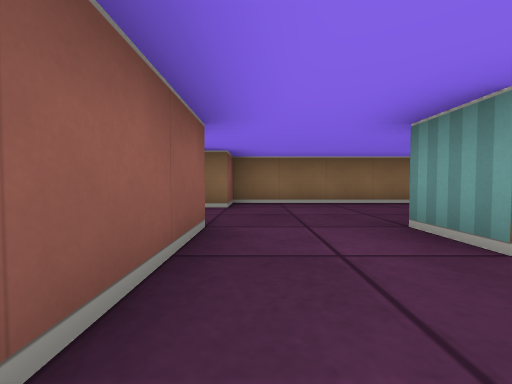
view 1 (above)

19 first-person views from a walk through a cub3D maze. The camera is about half as high as the walls, tilts 2° down and sees 90° across. The floor is counted in squares. Each view is taken from the middle of a square. On the plan, view 1 faces up. The plan holds only what a view shows up to about 9 squares ahead; the rest is blank.

view 2
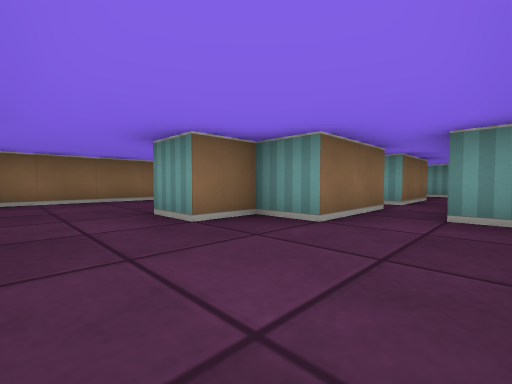

view 3
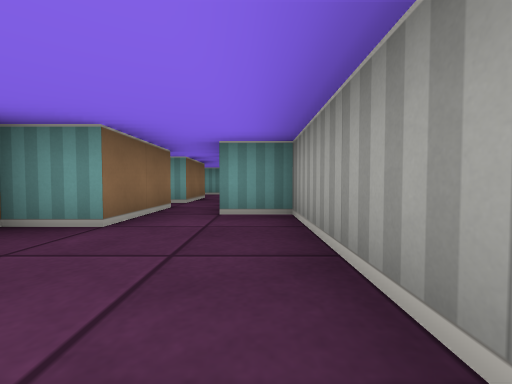

view 4
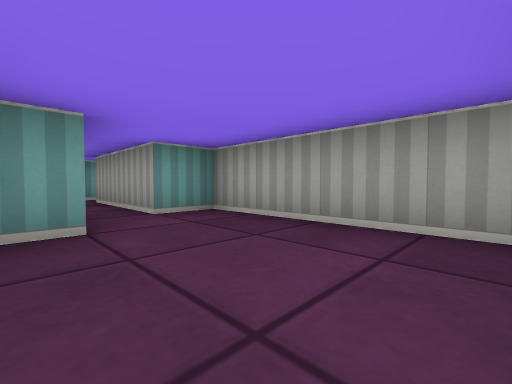

view 5
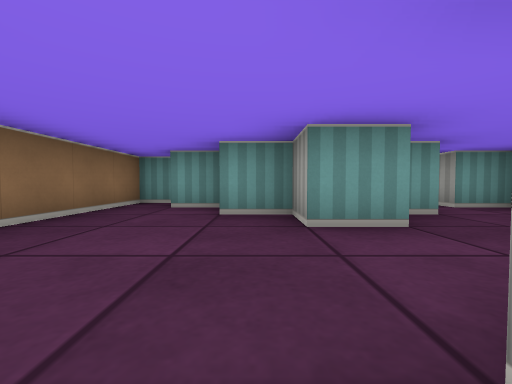

view 6
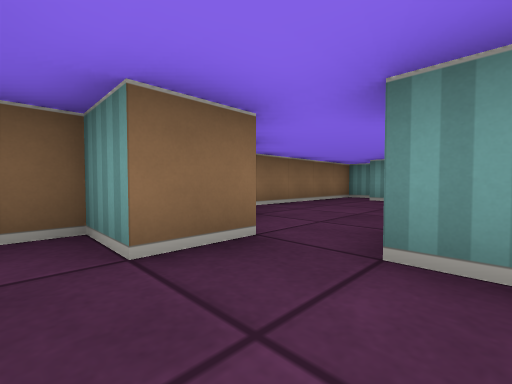

view 7
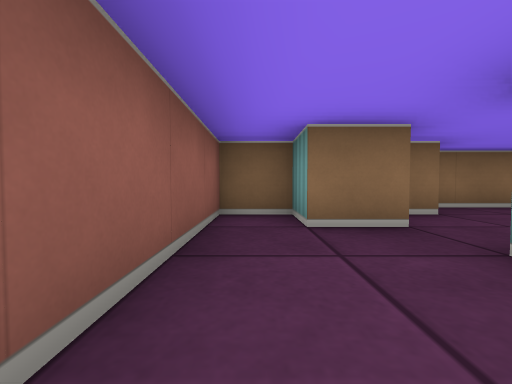

view 8
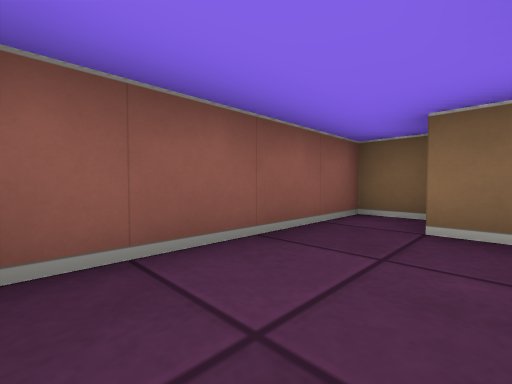

view 9
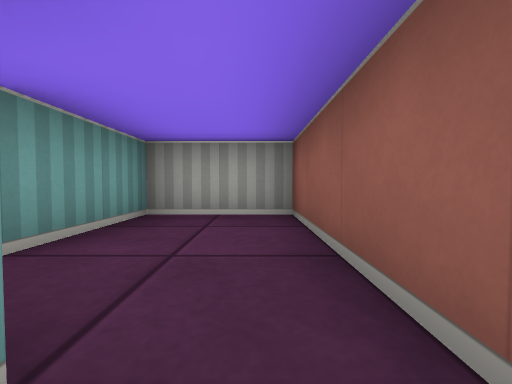

view 10
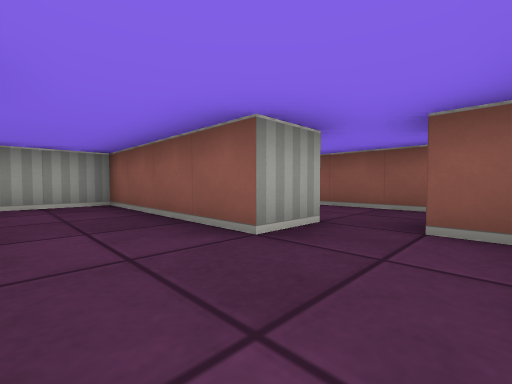

view 11
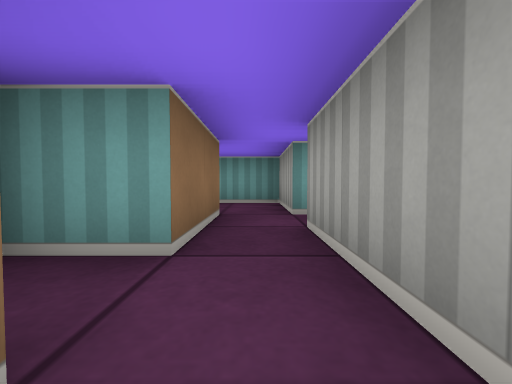

view 12
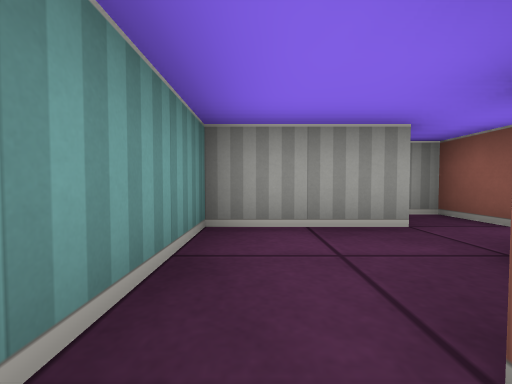

view 13
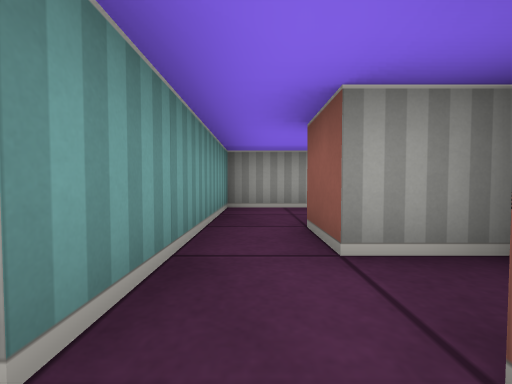

view 14
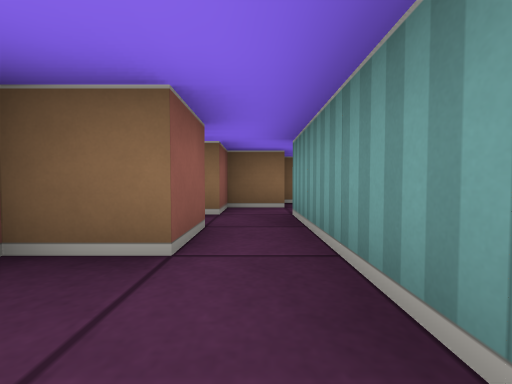

view 15
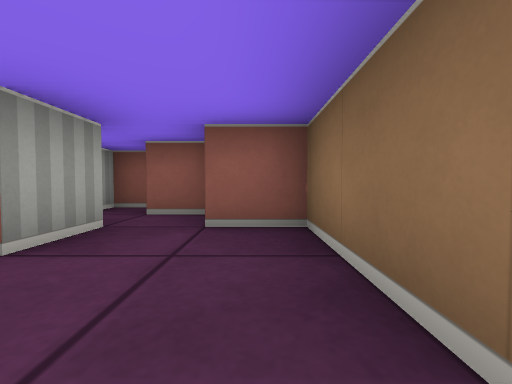

view 16
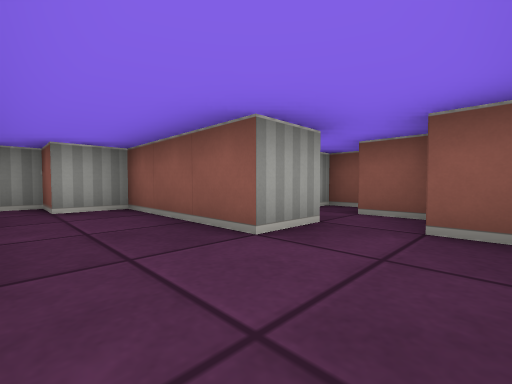

view 17
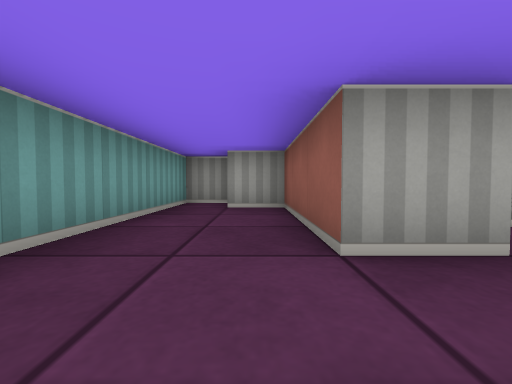

view 18
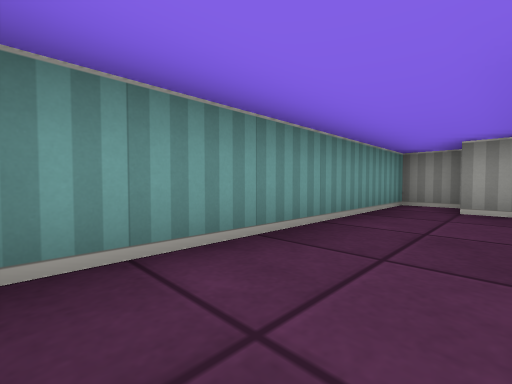

view 19
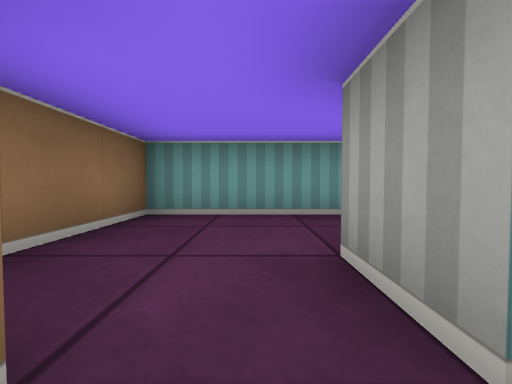

### Floor plan
Ten units are one square. View 1 is at (0, 0); x grows to the right and y downward. Boxes are objects, and circles mark ways between rooms. Rooms are numbered by the first view taken in them; rooms with no view inside come last. Other rooms are left out.
<svg viewBox="-40 -60 170 80">
<path fill="none" stroke="#000" d="M-15 -25 -5 -25 -5 15 35 15 35 5M34 -5 25 -5 25 -15 15 -15 15 -25 25 -25 25 -35M35 -36 35 -45M-15 -41 -15 -35M45 -48 45 -55 -5 -55 -5 -45 -10 -45M-15 -35 -25 -35 -25 -45 -35 -45 -35 -5 -15 -5 -15 -25M46 -5 34 -5M75 -5 55 -5 55 -15M35 5 65 5 65 15 70 15M75 -31 75 -25 85 -25 85 -15 75 -15M95 -45 85 -45 85 -35M74 5 95 5 95 -35 105 -35M105 -35 105 -5 115 -5 115 5 125 5 125 -55 95 -55 95 -45"/>
<circle cx="-20" cy="-30" r="3" fill="#2a7"/>
<circle cx="40" cy="0" r="3" fill="#2a7"/>
<circle cx="80" cy="0" r="3" fill="#2a7"/>
<circle cx="100" cy="-40" r="3" fill="#2a7"/>
<text x="10" y="-20">1</text>
<text x="-30" y="-20">2</text>
<text x="60" y="0">3</text>
<text x="90" y="-20">4</text>
<text x="110" y="-30">5</text>
</svg>
Room 1 opens to room 2. Room 1 opens to room 3. Room 3 opens to room 4. Room 4 opens to room 5.

Where each view was taken, in squares from view 1:
view 1: 0 up, 0 right, facing up
view 2: 1 down, 0 right, facing up-right
view 3: 1 down, 0 right, facing right
view 4: 1 up, 0 right, facing down-right
view 5: 3 up, 1 left, facing right
view 6: 2 up, 3 left, facing up-right
view 7: 1 up, 3 left, facing up
view 8: 1 up, 2 left, facing up-left
view 9: 4 up, 3 left, facing down
view 10: 4 up, 1 right, facing down-left
view 11: 0 up, 4 right, facing right
view 12: 2 up, 9 right, facing down
view 13: 4 up, 9 right, facing down
view 14: 0 up, 9 right, facing up
view 15: 5 up, 12 right, facing left
view 16: 5 up, 12 right, facing down-left
view 17: 5 up, 11 right, facing down
view 18: 5 up, 11 right, facing down-right
view 19: 4 up, 9 right, facing right
